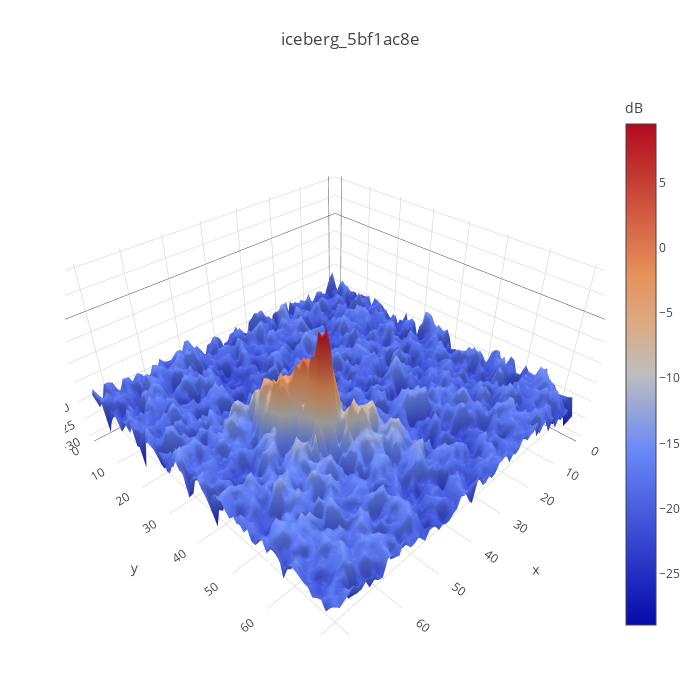

The notebook cell saved with this chart:
### Code cell
from random import choice
ice_ex = choice(ice_idx)
plot_3d_example(df.band_1.iloc[ice_ex], 'iceberg_{}'.format(df.id.iloc[ice_ex]))

### Figure 1 — Plotly figure (JSON) as saved in the notebook; plotly's stock layout.template omitted (floating-point values rounded to 4 significant figures; data arrays with more than 128 entries replaced by an {"elided": "..."} marker saying what was removed)
{"data": [{"colorbar": {"title": "dB"}, "type": "surface", "z": {"elided": "75x75 float values"}}], "layout": {"autosize": false, "height": 700, "margin": {"b": 65, "l": 65, "r": 50, "t": 90}, "title": "iceberg_5bf1ac8e", "width": 700}}
